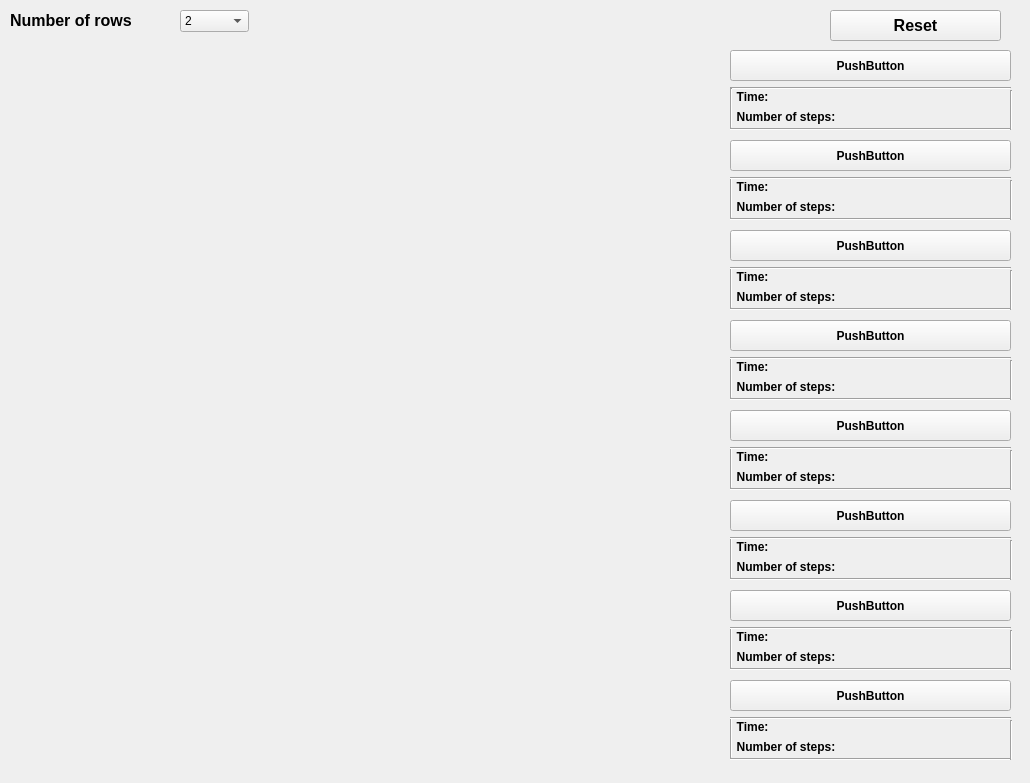
<?xml version="1.0" encoding="UTF-8"?>
<ui version="4.0">
 <class>Form</class>
 <widget class="QWidget" name="Form">
  <property name="geometry">
   <rect>
    <x>0</x>
    <y>0</y>
    <width>1030</width>
    <height>783</height>
   </rect>
  </property>
  <property name="windowTitle">
   <string>Form</string>
  </property>
  <widget class="QWidget" name="widget" native="true">
   <property name="geometry">
    <rect>
     <x>0</x>
     <y>50</y>
     <width>720</width>
     <height>720</height>
    </rect>
   </property>
  </widget>
  <widget class="QPushButton" name="pushButton_1">
   <property name="geometry">
    <rect>
     <x>730</x>
     <y>50</y>
     <width>281</width>
     <height>31</height>
    </rect>
   </property>
   <property name="font">
    <font>
     <weight>75</weight>
     <bold>true</bold>
    </font>
   </property>
   <property name="text">
    <string>PushButton</string>
   </property>
  </widget>
  <widget class="QPushButton" name="pushButton_2">
   <property name="geometry">
    <rect>
     <x>730</x>
     <y>140</y>
     <width>281</width>
     <height>31</height>
    </rect>
   </property>
   <property name="font">
    <font>
     <weight>75</weight>
     <bold>true</bold>
    </font>
   </property>
   <property name="text">
    <string>PushButton</string>
   </property>
  </widget>
  <widget class="QPushButton" name="pushButton_3">
   <property name="geometry">
    <rect>
     <x>730</x>
     <y>230</y>
     <width>281</width>
     <height>31</height>
    </rect>
   </property>
   <property name="font">
    <font>
     <weight>75</weight>
     <bold>true</bold>
    </font>
   </property>
   <property name="text">
    <string>PushButton</string>
   </property>
  </widget>
  <widget class="QPushButton" name="pushButton_4">
   <property name="geometry">
    <rect>
     <x>730</x>
     <y>320</y>
     <width>281</width>
     <height>31</height>
    </rect>
   </property>
   <property name="font">
    <font>
     <weight>75</weight>
     <bold>true</bold>
    </font>
   </property>
   <property name="text">
    <string>PushButton</string>
   </property>
  </widget>
  <widget class="QPushButton" name="pushButton_5">
   <property name="geometry">
    <rect>
     <x>730</x>
     <y>410</y>
     <width>281</width>
     <height>31</height>
    </rect>
   </property>
   <property name="font">
    <font>
     <weight>75</weight>
     <bold>true</bold>
    </font>
   </property>
   <property name="text">
    <string>PushButton</string>
   </property>
  </widget>
  <widget class="QPushButton" name="pushButton_6">
   <property name="geometry">
    <rect>
     <x>730</x>
     <y>500</y>
     <width>281</width>
     <height>31</height>
    </rect>
   </property>
   <property name="font">
    <font>
     <weight>75</weight>
     <bold>true</bold>
    </font>
   </property>
   <property name="text">
    <string>PushButton</string>
   </property>
  </widget>
  <widget class="QPushButton" name="pushButton_7">
   <property name="geometry">
    <rect>
     <x>730</x>
     <y>590</y>
     <width>281</width>
     <height>31</height>
    </rect>
   </property>
   <property name="font">
    <font>
     <weight>75</weight>
     <bold>true</bold>
    </font>
   </property>
   <property name="text">
    <string>PushButton</string>
   </property>
  </widget>
  <widget class="QPushButton" name="pushButton_8">
   <property name="geometry">
    <rect>
     <x>730</x>
     <y>680</y>
     <width>281</width>
     <height>31</height>
    </rect>
   </property>
   <property name="font">
    <font>
     <weight>75</weight>
     <bold>true</bold>
    </font>
   </property>
   <property name="text">
    <string>PushButton</string>
   </property>
  </widget>
  <widget class="QLabel" name="labelCombobox">
   <property name="geometry">
    <rect>
     <x>10</x>
     <y>10</y>
     <width>171</width>
     <height>21</height>
    </rect>
   </property>
   <property name="font">
    <font>
     <pointsize>12</pointsize>
     <weight>75</weight>
     <bold>true</bold>
    </font>
   </property>
   <property name="text">
    <string>Number of rows</string>
   </property>
  </widget>
  <widget class="QComboBox" name="comboBox">
   <property name="geometry">
    <rect>
     <x>180</x>
     <y>10</y>
     <width>69</width>
     <height>22</height>
    </rect>
   </property>
   <item>
    <property name="text">
     <string>2</string>
    </property>
   </item>
   <item>
    <property name="text">
     <string>3</string>
    </property>
   </item>
   <item>
    <property name="text">
     <string>4</string>
    </property>
   </item>
   <item>
    <property name="text">
     <string>5</string>
    </property>
   </item>
   <item>
    <property name="text">
     <string>6</string>
    </property>
   </item>
   <item>
    <property name="text">
     <string>7</string>
    </property>
   </item>
   <item>
    <property name="text">
     <string>8</string>
    </property>
   </item>
   <item>
    <property name="text">
     <string>9</string>
    </property>
   </item>
   <item>
    <property name="text">
     <string>10</string>
    </property>
   </item>
  </widget>
  <widget class="QPushButton" name="resetBtn">
   <property name="geometry">
    <rect>
     <x>830</x>
     <y>10</y>
     <width>171</width>
     <height>31</height>
    </rect>
   </property>
   <property name="font">
    <font>
     <pointsize>12</pointsize>
     <weight>75</weight>
     <bold>true</bold>
    </font>
   </property>
   <property name="text">
    <string>Reset</string>
   </property>
  </widget>
  <widget class="QLabel" name="time_1">
   <property name="geometry">
    <rect>
     <x>730</x>
     <y>90</y>
     <width>141</width>
     <height>16</height>
    </rect>
   </property>
   <property name="font">
    <font>
     <weight>75</weight>
     <bold>true</bold>
    </font>
   </property>
   <property name="text">
    <string>  Time: </string>
   </property>
   <property name="alignment">
    <set>Qt::AlignLeading|Qt::AlignLeft|Qt::AlignTop</set>
   </property>
   <property name="wordWrap">
    <bool>true</bool>
   </property>
  </widget>
  <widget class="QLabel" name="num_of_steps_1">
   <property name="geometry">
    <rect>
     <x>730</x>
     <y>110</y>
     <width>141</width>
     <height>16</height>
    </rect>
   </property>
   <property name="font">
    <font>
     <weight>75</weight>
     <bold>true</bold>
    </font>
   </property>
   <property name="text">
    <string>  Number of steps: </string>
   </property>
   <property name="alignment">
    <set>Qt::AlignLeading|Qt::AlignLeft|Qt::AlignTop</set>
   </property>
   <property name="wordWrap">
    <bool>true</bool>
   </property>
  </widget>
  <widget class="QLabel" name="time_value_1">
   <property name="geometry">
    <rect>
     <x>870</x>
     <y>90</y>
     <width>141</width>
     <height>16</height>
    </rect>
   </property>
   <property name="font">
    <font>
     <weight>50</weight>
     <bold>false</bold>
    </font>
   </property>
   <property name="text">
    <string/>
   </property>
   <property name="alignment">
    <set>Qt::AlignLeading|Qt::AlignLeft|Qt::AlignTop</set>
   </property>
   <property name="wordWrap">
    <bool>true</bool>
   </property>
  </widget>
  <widget class="QLabel" name="num_of_steps_value_1">
   <property name="geometry">
    <rect>
     <x>870</x>
     <y>110</y>
     <width>141</width>
     <height>16</height>
    </rect>
   </property>
   <property name="font">
    <font>
     <weight>50</weight>
     <bold>false</bold>
    </font>
   </property>
   <property name="text">
    <string/>
   </property>
   <property name="alignment">
    <set>Qt::AlignLeading|Qt::AlignLeft|Qt::AlignTop</set>
   </property>
   <property name="wordWrap">
    <bool>true</bool>
   </property>
  </widget>
  <widget class="Line" name="line">
   <property name="geometry">
    <rect>
     <x>730</x>
     <y>80</y>
     <width>281</width>
     <height>16</height>
    </rect>
   </property>
   <property name="orientation">
    <enum>Qt::Horizontal</enum>
   </property>
  </widget>
  <widget class="Line" name="line_2">
   <property name="geometry">
    <rect>
     <x>730</x>
     <y>121</y>
     <width>281</width>
     <height>16</height>
    </rect>
   </property>
   <property name="orientation">
    <enum>Qt::Horizontal</enum>
   </property>
  </widget>
  <widget class="Line" name="line_3">
   <property name="geometry">
    <rect>
     <x>730</x>
     <y>88</y>
     <width>3</width>
     <height>40</height>
    </rect>
   </property>
   <property name="orientation">
    <enum>Qt::Vertical</enum>
   </property>
  </widget>
  <widget class="Line" name="line_4">
   <property name="geometry">
    <rect>
     <x>1010</x>
     <y>90</y>
     <width>3</width>
     <height>40</height>
    </rect>
   </property>
   <property name="orientation">
    <enum>Qt::Vertical</enum>
   </property>
  </widget>
  <widget class="Line" name="line_5">
   <property name="geometry">
    <rect>
     <x>730</x>
     <y>178</y>
     <width>3</width>
     <height>40</height>
    </rect>
   </property>
   <property name="orientation">
    <enum>Qt::Vertical</enum>
   </property>
  </widget>
  <widget class="Line" name="line_6">
   <property name="geometry">
    <rect>
     <x>1010</x>
     <y>180</y>
     <width>3</width>
     <height>40</height>
    </rect>
   </property>
   <property name="orientation">
    <enum>Qt::Vertical</enum>
   </property>
  </widget>
  <widget class="Line" name="line_7">
   <property name="geometry">
    <rect>
     <x>730</x>
     <y>170</y>
     <width>281</width>
     <height>16</height>
    </rect>
   </property>
   <property name="orientation">
    <enum>Qt::Horizontal</enum>
   </property>
  </widget>
  <widget class="QLabel" name="num_of_steps_2">
   <property name="geometry">
    <rect>
     <x>730</x>
     <y>200</y>
     <width>141</width>
     <height>16</height>
    </rect>
   </property>
   <property name="font">
    <font>
     <weight>75</weight>
     <bold>true</bold>
    </font>
   </property>
   <property name="text">
    <string>  Number of steps: </string>
   </property>
   <property name="alignment">
    <set>Qt::AlignLeading|Qt::AlignLeft|Qt::AlignTop</set>
   </property>
   <property name="wordWrap">
    <bool>true</bool>
   </property>
  </widget>
  <widget class="QLabel" name="time_2">
   <property name="geometry">
    <rect>
     <x>730</x>
     <y>180</y>
     <width>141</width>
     <height>16</height>
    </rect>
   </property>
   <property name="font">
    <font>
     <weight>75</weight>
     <bold>true</bold>
    </font>
   </property>
   <property name="text">
    <string>  Time: </string>
   </property>
   <property name="alignment">
    <set>Qt::AlignLeading|Qt::AlignLeft|Qt::AlignTop</set>
   </property>
   <property name="wordWrap">
    <bool>true</bool>
   </property>
  </widget>
  <widget class="Line" name="line_8">
   <property name="geometry">
    <rect>
     <x>730</x>
     <y>211</y>
     <width>281</width>
     <height>16</height>
    </rect>
   </property>
   <property name="orientation">
    <enum>Qt::Horizontal</enum>
   </property>
  </widget>
  <widget class="QLabel" name="time_value_2">
   <property name="geometry">
    <rect>
     <x>870</x>
     <y>180</y>
     <width>141</width>
     <height>16</height>
    </rect>
   </property>
   <property name="font">
    <font>
     <weight>50</weight>
     <bold>false</bold>
    </font>
   </property>
   <property name="text">
    <string/>
   </property>
   <property name="alignment">
    <set>Qt::AlignLeading|Qt::AlignLeft|Qt::AlignTop</set>
   </property>
   <property name="wordWrap">
    <bool>true</bool>
   </property>
  </widget>
  <widget class="QLabel" name="num_of_steps_value_2">
   <property name="geometry">
    <rect>
     <x>870</x>
     <y>200</y>
     <width>141</width>
     <height>16</height>
    </rect>
   </property>
   <property name="font">
    <font>
     <weight>50</weight>
     <bold>false</bold>
    </font>
   </property>
   <property name="text">
    <string/>
   </property>
   <property name="alignment">
    <set>Qt::AlignLeading|Qt::AlignLeft|Qt::AlignTop</set>
   </property>
   <property name="wordWrap">
    <bool>true</bool>
   </property>
  </widget>
  <widget class="Line" name="line_9">
   <property name="geometry">
    <rect>
     <x>730</x>
     <y>268</y>
     <width>3</width>
     <height>40</height>
    </rect>
   </property>
   <property name="orientation">
    <enum>Qt::Vertical</enum>
   </property>
  </widget>
  <widget class="Line" name="line_10">
   <property name="geometry">
    <rect>
     <x>1010</x>
     <y>270</y>
     <width>3</width>
     <height>40</height>
    </rect>
   </property>
   <property name="orientation">
    <enum>Qt::Vertical</enum>
   </property>
  </widget>
  <widget class="Line" name="line_11">
   <property name="geometry">
    <rect>
     <x>730</x>
     <y>260</y>
     <width>281</width>
     <height>16</height>
    </rect>
   </property>
   <property name="orientation">
    <enum>Qt::Horizontal</enum>
   </property>
  </widget>
  <widget class="QLabel" name="num_of_steps_3">
   <property name="geometry">
    <rect>
     <x>730</x>
     <y>290</y>
     <width>141</width>
     <height>16</height>
    </rect>
   </property>
   <property name="font">
    <font>
     <weight>75</weight>
     <bold>true</bold>
    </font>
   </property>
   <property name="text">
    <string>  Number of steps: </string>
   </property>
   <property name="alignment">
    <set>Qt::AlignLeading|Qt::AlignLeft|Qt::AlignTop</set>
   </property>
   <property name="wordWrap">
    <bool>true</bool>
   </property>
  </widget>
  <widget class="QLabel" name="time_3">
   <property name="geometry">
    <rect>
     <x>730</x>
     <y>270</y>
     <width>141</width>
     <height>16</height>
    </rect>
   </property>
   <property name="font">
    <font>
     <weight>75</weight>
     <bold>true</bold>
    </font>
   </property>
   <property name="text">
    <string>  Time: </string>
   </property>
   <property name="alignment">
    <set>Qt::AlignLeading|Qt::AlignLeft|Qt::AlignTop</set>
   </property>
   <property name="wordWrap">
    <bool>true</bool>
   </property>
  </widget>
  <widget class="Line" name="line_12">
   <property name="geometry">
    <rect>
     <x>730</x>
     <y>301</y>
     <width>281</width>
     <height>16</height>
    </rect>
   </property>
   <property name="orientation">
    <enum>Qt::Horizontal</enum>
   </property>
  </widget>
  <widget class="QLabel" name="time_value_3">
   <property name="geometry">
    <rect>
     <x>870</x>
     <y>270</y>
     <width>141</width>
     <height>16</height>
    </rect>
   </property>
   <property name="font">
    <font>
     <weight>50</weight>
     <bold>false</bold>
    </font>
   </property>
   <property name="text">
    <string/>
   </property>
   <property name="alignment">
    <set>Qt::AlignLeading|Qt::AlignLeft|Qt::AlignTop</set>
   </property>
   <property name="wordWrap">
    <bool>true</bool>
   </property>
  </widget>
  <widget class="QLabel" name="num_of_steps_value_3">
   <property name="geometry">
    <rect>
     <x>870</x>
     <y>290</y>
     <width>141</width>
     <height>16</height>
    </rect>
   </property>
   <property name="font">
    <font>
     <weight>50</weight>
     <bold>false</bold>
    </font>
   </property>
   <property name="text">
    <string/>
   </property>
   <property name="alignment">
    <set>Qt::AlignLeading|Qt::AlignLeft|Qt::AlignTop</set>
   </property>
   <property name="wordWrap">
    <bool>true</bool>
   </property>
  </widget>
  <widget class="Line" name="line_13">
   <property name="geometry">
    <rect>
     <x>730</x>
     <y>358</y>
     <width>3</width>
     <height>40</height>
    </rect>
   </property>
   <property name="orientation">
    <enum>Qt::Vertical</enum>
   </property>
  </widget>
  <widget class="Line" name="line_14">
   <property name="geometry">
    <rect>
     <x>1010</x>
     <y>360</y>
     <width>3</width>
     <height>40</height>
    </rect>
   </property>
   <property name="orientation">
    <enum>Qt::Vertical</enum>
   </property>
  </widget>
  <widget class="Line" name="line_15">
   <property name="geometry">
    <rect>
     <x>730</x>
     <y>350</y>
     <width>281</width>
     <height>16</height>
    </rect>
   </property>
   <property name="orientation">
    <enum>Qt::Horizontal</enum>
   </property>
  </widget>
  <widget class="QLabel" name="num_of_steps_4">
   <property name="geometry">
    <rect>
     <x>730</x>
     <y>380</y>
     <width>141</width>
     <height>16</height>
    </rect>
   </property>
   <property name="font">
    <font>
     <weight>75</weight>
     <bold>true</bold>
    </font>
   </property>
   <property name="text">
    <string>  Number of steps: </string>
   </property>
   <property name="alignment">
    <set>Qt::AlignLeading|Qt::AlignLeft|Qt::AlignTop</set>
   </property>
   <property name="wordWrap">
    <bool>true</bool>
   </property>
  </widget>
  <widget class="QLabel" name="time_4">
   <property name="geometry">
    <rect>
     <x>730</x>
     <y>360</y>
     <width>141</width>
     <height>16</height>
    </rect>
   </property>
   <property name="font">
    <font>
     <weight>75</weight>
     <bold>true</bold>
    </font>
   </property>
   <property name="text">
    <string>  Time: </string>
   </property>
   <property name="alignment">
    <set>Qt::AlignLeading|Qt::AlignLeft|Qt::AlignTop</set>
   </property>
   <property name="wordWrap">
    <bool>true</bool>
   </property>
  </widget>
  <widget class="Line" name="line_16">
   <property name="geometry">
    <rect>
     <x>730</x>
     <y>391</y>
     <width>281</width>
     <height>16</height>
    </rect>
   </property>
   <property name="orientation">
    <enum>Qt::Horizontal</enum>
   </property>
  </widget>
  <widget class="QLabel" name="time_value_4">
   <property name="geometry">
    <rect>
     <x>870</x>
     <y>360</y>
     <width>141</width>
     <height>16</height>
    </rect>
   </property>
   <property name="font">
    <font>
     <weight>50</weight>
     <bold>false</bold>
    </font>
   </property>
   <property name="text">
    <string/>
   </property>
   <property name="alignment">
    <set>Qt::AlignLeading|Qt::AlignLeft|Qt::AlignTop</set>
   </property>
   <property name="wordWrap">
    <bool>true</bool>
   </property>
  </widget>
  <widget class="QLabel" name="num_of_steps_value_4">
   <property name="geometry">
    <rect>
     <x>870</x>
     <y>380</y>
     <width>141</width>
     <height>16</height>
    </rect>
   </property>
   <property name="font">
    <font>
     <weight>50</weight>
     <bold>false</bold>
    </font>
   </property>
   <property name="text">
    <string/>
   </property>
   <property name="alignment">
    <set>Qt::AlignLeading|Qt::AlignLeft|Qt::AlignTop</set>
   </property>
   <property name="wordWrap">
    <bool>true</bool>
   </property>
  </widget>
  <widget class="Line" name="line_17">
   <property name="geometry">
    <rect>
     <x>730</x>
     <y>448</y>
     <width>3</width>
     <height>40</height>
    </rect>
   </property>
   <property name="orientation">
    <enum>Qt::Vertical</enum>
   </property>
  </widget>
  <widget class="Line" name="line_18">
   <property name="geometry">
    <rect>
     <x>1010</x>
     <y>450</y>
     <width>3</width>
     <height>40</height>
    </rect>
   </property>
   <property name="orientation">
    <enum>Qt::Vertical</enum>
   </property>
  </widget>
  <widget class="Line" name="line_19">
   <property name="geometry">
    <rect>
     <x>730</x>
     <y>440</y>
     <width>281</width>
     <height>16</height>
    </rect>
   </property>
   <property name="orientation">
    <enum>Qt::Horizontal</enum>
   </property>
  </widget>
  <widget class="QLabel" name="num_of_steps_5">
   <property name="geometry">
    <rect>
     <x>730</x>
     <y>470</y>
     <width>141</width>
     <height>16</height>
    </rect>
   </property>
   <property name="font">
    <font>
     <weight>75</weight>
     <bold>true</bold>
    </font>
   </property>
   <property name="text">
    <string>  Number of steps: </string>
   </property>
   <property name="alignment">
    <set>Qt::AlignLeading|Qt::AlignLeft|Qt::AlignTop</set>
   </property>
   <property name="wordWrap">
    <bool>true</bool>
   </property>
  </widget>
  <widget class="QLabel" name="time_5">
   <property name="geometry">
    <rect>
     <x>730</x>
     <y>450</y>
     <width>141</width>
     <height>16</height>
    </rect>
   </property>
   <property name="font">
    <font>
     <weight>75</weight>
     <bold>true</bold>
    </font>
   </property>
   <property name="text">
    <string>  Time: </string>
   </property>
   <property name="alignment">
    <set>Qt::AlignLeading|Qt::AlignLeft|Qt::AlignTop</set>
   </property>
   <property name="wordWrap">
    <bool>true</bool>
   </property>
  </widget>
  <widget class="Line" name="line_20">
   <property name="geometry">
    <rect>
     <x>730</x>
     <y>481</y>
     <width>281</width>
     <height>16</height>
    </rect>
   </property>
   <property name="orientation">
    <enum>Qt::Horizontal</enum>
   </property>
  </widget>
  <widget class="QLabel" name="time_value_5">
   <property name="geometry">
    <rect>
     <x>870</x>
     <y>450</y>
     <width>141</width>
     <height>16</height>
    </rect>
   </property>
   <property name="font">
    <font>
     <weight>50</weight>
     <bold>false</bold>
    </font>
   </property>
   <property name="text">
    <string/>
   </property>
   <property name="alignment">
    <set>Qt::AlignLeading|Qt::AlignLeft|Qt::AlignTop</set>
   </property>
   <property name="wordWrap">
    <bool>true</bool>
   </property>
  </widget>
  <widget class="QLabel" name="num_of_steps_value_5">
   <property name="geometry">
    <rect>
     <x>870</x>
     <y>470</y>
     <width>141</width>
     <height>16</height>
    </rect>
   </property>
   <property name="font">
    <font>
     <weight>50</weight>
     <bold>false</bold>
    </font>
   </property>
   <property name="text">
    <string/>
   </property>
   <property name="alignment">
    <set>Qt::AlignLeading|Qt::AlignLeft|Qt::AlignTop</set>
   </property>
   <property name="wordWrap">
    <bool>true</bool>
   </property>
  </widget>
  <widget class="Line" name="line_21">
   <property name="geometry">
    <rect>
     <x>730</x>
     <y>538</y>
     <width>3</width>
     <height>40</height>
    </rect>
   </property>
   <property name="orientation">
    <enum>Qt::Vertical</enum>
   </property>
  </widget>
  <widget class="Line" name="line_22">
   <property name="geometry">
    <rect>
     <x>1010</x>
     <y>540</y>
     <width>3</width>
     <height>40</height>
    </rect>
   </property>
   <property name="orientation">
    <enum>Qt::Vertical</enum>
   </property>
  </widget>
  <widget class="Line" name="line_23">
   <property name="geometry">
    <rect>
     <x>730</x>
     <y>530</y>
     <width>281</width>
     <height>16</height>
    </rect>
   </property>
   <property name="orientation">
    <enum>Qt::Horizontal</enum>
   </property>
  </widget>
  <widget class="QLabel" name="num_of_steps_6">
   <property name="geometry">
    <rect>
     <x>730</x>
     <y>560</y>
     <width>141</width>
     <height>16</height>
    </rect>
   </property>
   <property name="font">
    <font>
     <weight>75</weight>
     <bold>true</bold>
    </font>
   </property>
   <property name="text">
    <string>  Number of steps: </string>
   </property>
   <property name="alignment">
    <set>Qt::AlignLeading|Qt::AlignLeft|Qt::AlignTop</set>
   </property>
   <property name="wordWrap">
    <bool>true</bool>
   </property>
  </widget>
  <widget class="QLabel" name="time_6">
   <property name="geometry">
    <rect>
     <x>730</x>
     <y>540</y>
     <width>141</width>
     <height>16</height>
    </rect>
   </property>
   <property name="font">
    <font>
     <weight>75</weight>
     <bold>true</bold>
    </font>
   </property>
   <property name="text">
    <string>  Time: </string>
   </property>
   <property name="alignment">
    <set>Qt::AlignLeading|Qt::AlignLeft|Qt::AlignTop</set>
   </property>
   <property name="wordWrap">
    <bool>true</bool>
   </property>
  </widget>
  <widget class="Line" name="line_24">
   <property name="geometry">
    <rect>
     <x>730</x>
     <y>571</y>
     <width>281</width>
     <height>16</height>
    </rect>
   </property>
   <property name="orientation">
    <enum>Qt::Horizontal</enum>
   </property>
  </widget>
  <widget class="QLabel" name="time_value_6">
   <property name="geometry">
    <rect>
     <x>870</x>
     <y>540</y>
     <width>141</width>
     <height>16</height>
    </rect>
   </property>
   <property name="font">
    <font>
     <weight>50</weight>
     <bold>false</bold>
    </font>
   </property>
   <property name="text">
    <string/>
   </property>
   <property name="alignment">
    <set>Qt::AlignLeading|Qt::AlignLeft|Qt::AlignTop</set>
   </property>
   <property name="wordWrap">
    <bool>true</bool>
   </property>
  </widget>
  <widget class="QLabel" name="num_of_steps_value_6">
   <property name="geometry">
    <rect>
     <x>870</x>
     <y>560</y>
     <width>141</width>
     <height>16</height>
    </rect>
   </property>
   <property name="font">
    <font>
     <weight>50</weight>
     <bold>false</bold>
    </font>
   </property>
   <property name="text">
    <string/>
   </property>
   <property name="alignment">
    <set>Qt::AlignLeading|Qt::AlignLeft|Qt::AlignTop</set>
   </property>
   <property name="wordWrap">
    <bool>true</bool>
   </property>
  </widget>
  <widget class="Line" name="line_25">
   <property name="geometry">
    <rect>
     <x>730</x>
     <y>628</y>
     <width>3</width>
     <height>40</height>
    </rect>
   </property>
   <property name="orientation">
    <enum>Qt::Vertical</enum>
   </property>
  </widget>
  <widget class="Line" name="line_26">
   <property name="geometry">
    <rect>
     <x>1010</x>
     <y>630</y>
     <width>3</width>
     <height>40</height>
    </rect>
   </property>
   <property name="orientation">
    <enum>Qt::Vertical</enum>
   </property>
  </widget>
  <widget class="Line" name="line_27">
   <property name="geometry">
    <rect>
     <x>730</x>
     <y>620</y>
     <width>281</width>
     <height>16</height>
    </rect>
   </property>
   <property name="orientation">
    <enum>Qt::Horizontal</enum>
   </property>
  </widget>
  <widget class="QLabel" name="num_of_steps_7">
   <property name="geometry">
    <rect>
     <x>730</x>
     <y>650</y>
     <width>141</width>
     <height>16</height>
    </rect>
   </property>
   <property name="font">
    <font>
     <weight>75</weight>
     <bold>true</bold>
    </font>
   </property>
   <property name="text">
    <string>  Number of steps: </string>
   </property>
   <property name="alignment">
    <set>Qt::AlignLeading|Qt::AlignLeft|Qt::AlignTop</set>
   </property>
   <property name="wordWrap">
    <bool>true</bool>
   </property>
  </widget>
  <widget class="QLabel" name="time_7">
   <property name="geometry">
    <rect>
     <x>730</x>
     <y>630</y>
     <width>141</width>
     <height>16</height>
    </rect>
   </property>
   <property name="font">
    <font>
     <weight>75</weight>
     <bold>true</bold>
    </font>
   </property>
   <property name="text">
    <string>  Time: </string>
   </property>
   <property name="alignment">
    <set>Qt::AlignLeading|Qt::AlignLeft|Qt::AlignTop</set>
   </property>
   <property name="wordWrap">
    <bool>true</bool>
   </property>
  </widget>
  <widget class="Line" name="line_28">
   <property name="geometry">
    <rect>
     <x>730</x>
     <y>661</y>
     <width>281</width>
     <height>16</height>
    </rect>
   </property>
   <property name="orientation">
    <enum>Qt::Horizontal</enum>
   </property>
  </widget>
  <widget class="QLabel" name="time_value_7">
   <property name="geometry">
    <rect>
     <x>870</x>
     <y>630</y>
     <width>141</width>
     <height>16</height>
    </rect>
   </property>
   <property name="font">
    <font>
     <weight>50</weight>
     <bold>false</bold>
    </font>
   </property>
   <property name="text">
    <string/>
   </property>
   <property name="alignment">
    <set>Qt::AlignLeading|Qt::AlignLeft|Qt::AlignTop</set>
   </property>
   <property name="wordWrap">
    <bool>true</bool>
   </property>
  </widget>
  <widget class="QLabel" name="num_of_steps_value_7">
   <property name="geometry">
    <rect>
     <x>870</x>
     <y>650</y>
     <width>141</width>
     <height>16</height>
    </rect>
   </property>
   <property name="font">
    <font>
     <weight>50</weight>
     <bold>false</bold>
    </font>
   </property>
   <property name="text">
    <string/>
   </property>
   <property name="alignment">
    <set>Qt::AlignLeading|Qt::AlignLeft|Qt::AlignTop</set>
   </property>
   <property name="wordWrap">
    <bool>true</bool>
   </property>
  </widget>
  <widget class="Line" name="line_29">
   <property name="geometry">
    <rect>
     <x>730</x>
     <y>718</y>
     <width>3</width>
     <height>40</height>
    </rect>
   </property>
   <property name="orientation">
    <enum>Qt::Vertical</enum>
   </property>
  </widget>
  <widget class="Line" name="line_30">
   <property name="geometry">
    <rect>
     <x>1010</x>
     <y>720</y>
     <width>3</width>
     <height>40</height>
    </rect>
   </property>
   <property name="orientation">
    <enum>Qt::Vertical</enum>
   </property>
  </widget>
  <widget class="Line" name="line_31">
   <property name="geometry">
    <rect>
     <x>730</x>
     <y>710</y>
     <width>281</width>
     <height>16</height>
    </rect>
   </property>
   <property name="orientation">
    <enum>Qt::Horizontal</enum>
   </property>
  </widget>
  <widget class="QLabel" name="num_of_steps_8">
   <property name="geometry">
    <rect>
     <x>730</x>
     <y>740</y>
     <width>141</width>
     <height>16</height>
    </rect>
   </property>
   <property name="font">
    <font>
     <weight>75</weight>
     <bold>true</bold>
    </font>
   </property>
   <property name="text">
    <string>  Number of steps: </string>
   </property>
   <property name="alignment">
    <set>Qt::AlignLeading|Qt::AlignLeft|Qt::AlignTop</set>
   </property>
   <property name="wordWrap">
    <bool>true</bool>
   </property>
  </widget>
  <widget class="QLabel" name="time_8">
   <property name="geometry">
    <rect>
     <x>730</x>
     <y>720</y>
     <width>141</width>
     <height>16</height>
    </rect>
   </property>
   <property name="font">
    <font>
     <weight>75</weight>
     <bold>true</bold>
    </font>
   </property>
   <property name="text">
    <string>  Time: </string>
   </property>
   <property name="alignment">
    <set>Qt::AlignLeading|Qt::AlignLeft|Qt::AlignTop</set>
   </property>
   <property name="wordWrap">
    <bool>true</bool>
   </property>
  </widget>
  <widget class="Line" name="line_32">
   <property name="geometry">
    <rect>
     <x>730</x>
     <y>751</y>
     <width>281</width>
     <height>16</height>
    </rect>
   </property>
   <property name="orientation">
    <enum>Qt::Horizontal</enum>
   </property>
  </widget>
  <widget class="QLabel" name="time_value_8">
   <property name="geometry">
    <rect>
     <x>870</x>
     <y>720</y>
     <width>141</width>
     <height>16</height>
    </rect>
   </property>
   <property name="font">
    <font>
     <weight>50</weight>
     <bold>false</bold>
    </font>
   </property>
   <property name="text">
    <string/>
   </property>
   <property name="alignment">
    <set>Qt::AlignLeading|Qt::AlignLeft|Qt::AlignTop</set>
   </property>
   <property name="wordWrap">
    <bool>true</bool>
   </property>
  </widget>
  <widget class="QLabel" name="num_of_steps_value_8">
   <property name="geometry">
    <rect>
     <x>870</x>
     <y>740</y>
     <width>141</width>
     <height>16</height>
    </rect>
   </property>
   <property name="font">
    <font>
     <weight>50</weight>
     <bold>false</bold>
    </font>
   </property>
   <property name="text">
    <string/>
   </property>
   <property name="alignment">
    <set>Qt::AlignLeading|Qt::AlignLeft|Qt::AlignTop</set>
   </property>
   <property name="wordWrap">
    <bool>true</bool>
   </property>
  </widget>
  <widget class="QWidget" name="widget_2" native="true">
   <property name="geometry">
    <rect>
     <x>730</x>
     <y>40</y>
     <width>291</width>
     <height>731</height>
    </rect>
   </property>
  </widget>
 </widget>
 <resources/>
 <connections/>
</ui>
